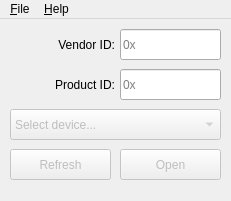
<?xml version="1.0" encoding="UTF-8"?>
<ui version="4.0">
 <class>MainWindow</class>
 <widget class="QMainWindow" name="MainWindow">
  <property name="geometry">
   <rect>
    <x>0</x>
    <y>0</y>
    <width>231</width>
    <height>201</height>
   </rect>
  </property>
  <property name="minimumSize">
   <size>
    <width>231</width>
    <height>201</height>
   </size>
  </property>
  <property name="maximumSize">
   <size>
    <width>231</width>
    <height>201</height>
   </size>
  </property>
  <property name="windowTitle">
   <string>CP2130 Configurator</string>
  </property>
  <property name="windowIcon">
   <iconset resource="resources.qrc">
    <normaloff>:/icons/icons/active64.png</normaloff>
    <normalon>:/icons/icons/active64.png</normalon>
    <disabledoff>:/icons/icons/greyed64.png</disabledoff>
    <disabledon>:/icons/icons/greyed64.png</disabledon>
    <activeoff>:/icons/icons/active64.png</activeoff>
    <activeon>:/icons/icons/active64.png</activeon>
    <selectedoff>:/icons/icons/selected64.png</selectedoff>
    <selectedon>:/icons/icons/selected64.png</selectedon>:/icons/icons/active64.png</iconset>
  </property>
  <property name="locale">
   <locale language="English" country="UnitedStates"/>
  </property>
  <widget class="QWidget" name="centralWidget">
   <widget class="QLabel" name="labelVID">
    <property name="geometry">
     <rect>
      <x>10</x>
      <y>17</y>
      <width>105</width>
      <height>17</height>
     </rect>
    </property>
    <property name="text">
     <string>Vendor ID:</string>
    </property>
    <property name="alignment">
     <set>Qt::AlignRight|Qt::AlignTrailing|Qt::AlignVCenter</set>
    </property>
   </widget>
   <widget class="QLabel" name="labelPID">
    <property name="geometry">
     <rect>
      <x>10</x>
      <y>57</y>
      <width>105</width>
      <height>17</height>
     </rect>
    </property>
    <property name="text">
     <string>Product ID:</string>
    </property>
    <property name="alignment">
     <set>Qt::AlignRight|Qt::AlignTrailing|Qt::AlignVCenter</set>
    </property>
   </widget>
   <widget class="QLineEdit" name="lineEditVID">
    <property name="geometry">
     <rect>
      <x>120</x>
      <y>10</y>
      <width>101</width>
      <height>31</height>
     </rect>
    </property>
    <property name="maxLength">
     <number>4</number>
    </property>
    <property name="placeholderText">
     <string>0x</string>
    </property>
    <property name="clearButtonEnabled">
     <bool>true</bool>
    </property>
   </widget>
   <widget class="QLineEdit" name="lineEditPID">
    <property name="geometry">
     <rect>
      <x>120</x>
      <y>50</y>
      <width>101</width>
      <height>31</height>
     </rect>
    </property>
    <property name="maxLength">
     <number>4</number>
    </property>
    <property name="placeholderText">
     <string>0x</string>
    </property>
    <property name="clearButtonEnabled">
     <bool>true</bool>
    </property>
   </widget>
   <widget class="QComboBox" name="comboBoxDevices">
    <property name="enabled">
     <bool>false</bool>
    </property>
    <property name="geometry">
     <rect>
      <x>10</x>
      <y>90</y>
      <width>211</width>
      <height>31</height>
     </rect>
    </property>
    <property name="currentText">
     <string>Select device...</string>
    </property>
    <property name="currentIndex">
     <number>0</number>
    </property>
    <item>
     <property name="text">
      <string>Select device...</string>
     </property>
    </item>
   </widget>
   <widget class="QPushButton" name="pushButtonRefresh">
    <property name="enabled">
     <bool>false</bool>
    </property>
    <property name="geometry">
     <rect>
      <x>10</x>
      <y>130</y>
      <width>101</width>
      <height>31</height>
     </rect>
    </property>
    <property name="text">
     <string>Refresh</string>
    </property>
   </widget>
   <widget class="QPushButton" name="pushButtonOpen">
    <property name="enabled">
     <bool>false</bool>
    </property>
    <property name="geometry">
     <rect>
      <x>120</x>
      <y>130</y>
      <width>101</width>
      <height>31</height>
     </rect>
    </property>
    <property name="text">
     <string>Open</string>
    </property>
   </widget>
  </widget>
  <widget class="QMenuBar" name="menuBar">
   <property name="geometry">
    <rect>
     <x>0</x>
     <y>0</y>
     <width>231</width>
     <height>30</height>
    </rect>
   </property>
   <widget class="QMenu" name="menuFile">
    <property name="title">
     <string>&amp;File</string>
    </property>
    <addaction name="actionQuit"/>
   </widget>
   <widget class="QMenu" name="menuHelp">
    <property name="title">
     <string>&amp;Help</string>
    </property>
    <addaction name="actionAbout"/>
   </widget>
   <addaction name="menuFile"/>
   <addaction name="menuHelp"/>
  </widget>
  <action name="actionQuit">
   <property name="text">
    <string>&amp;Quit</string>
   </property>
   <property name="shortcut">
    <string>Ctrl+Q</string>
   </property>
  </action>
  <action name="actionAbout">
   <property name="text">
    <string>&amp;About CP2130 Configurator</string>
   </property>
  </action>
 </widget>
 <tabstops>
  <tabstop>lineEditVID</tabstop>
  <tabstop>lineEditPID</tabstop>
  <tabstop>comboBoxDevices</tabstop>
  <tabstop>pushButtonRefresh</tabstop>
  <tabstop>pushButtonOpen</tabstop>
 </tabstops>
 <resources>
  <include location="resources.qrc"/>
 </resources>
 <connections>
  <connection>
   <sender>actionQuit</sender>
   <signal>triggered()</signal>
   <receiver>MainWindow</receiver>
   <slot>close()</slot>
   <hints>
    <hint type="sourcelabel">
     <x>-1</x>
     <y>-1</y>
    </hint>
    <hint type="destinationlabel">
     <x>115</x>
     <y>100</y>
    </hint>
   </hints>
  </connection>
 </connections>
</ui>
